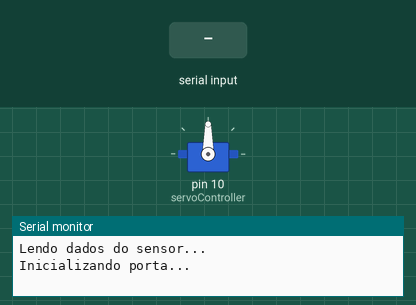
This sketch was run on a simulated Arduino Uno, built with avr-gcc and run on an emulated ATmega328P. On the bench: servo, the last lines printed to the serial monitor. The inputs (shaded band) are chosen by the test bench.

Above: at 1.2 s.
1.3 s: "A" received over Serial
At 7.3 s:
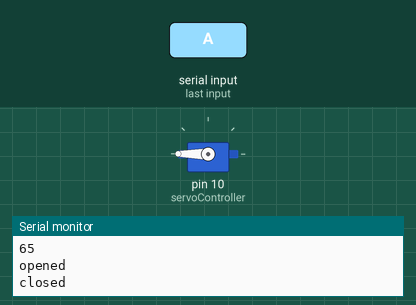
Timing chart, 0 to 8.8 s (numbered marks = the images above; inputs shaded):
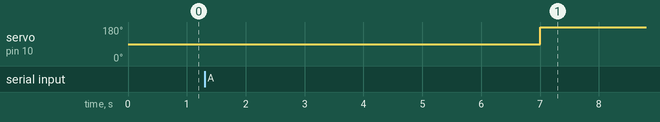

Measured:
- after the input at 1.3 s, servo on pin 10 (servoController): 90° → 180° after 5.7 s

The sketch:

ServoArduino.ino
```cpp
#include <Servo.h>

Servo doorServo;
byte byteRead = 0;
int servoVCC = 13;
int servoController = 10;

void setup() {
  // put your setup code here, to run once:
  Serial.begin(115200);
  Serial.println("Lendo dados do sensor...");
  digitalWrite(servoVCC, OUTPUT);
  doorServo.attach(servoController);
  Serial.println("Inicializando porta...");
}

void loop() {

   if( Serial.available() > 0 ) {
      byteRead = Serial.read();
      Serial.println(byteRead);
      if( byteRead == 'A') {
        openDoor();
      }
   }
  delay(1000);
}

void openDoor() {
  Serial.println("opened");
  doorServo.write(90);
  delay(5000);
  closeDoor();
}

void closeDoor() {
  Serial.println("closed");
  doorServo.write(180);
}
```
